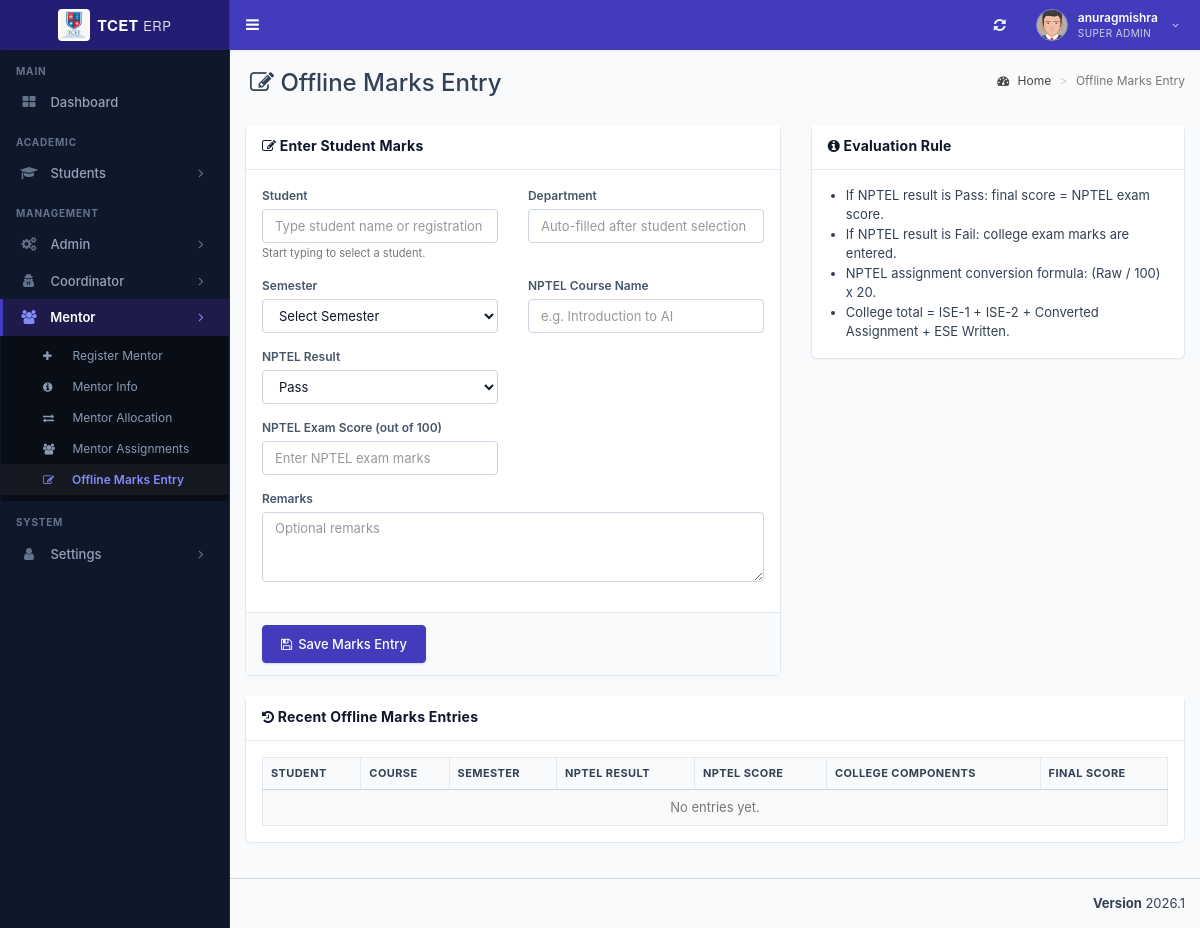
Screenshot of /admin/offline_marks_entry.php (signed in) with the database file from the repository.
### tables this page shows
CREATE TABLE `st_role_master` (
  `role_id` int(11) NOT NULL,
  `role_name` varchar(100) NOT NULL
);

CREATE TABLE `st_login` (
  `login_id` int(11) NOT NULL,
  `username` varchar(200) NOT NULL,
  `password` varchar(255) NOT NULL,
  `user_id` int(11) NOT NULL,
  `created_at` timestamp NOT NULL DEFAULT current_timestamp()
);

CREATE TABLE `st_user_master` (
  `user_id` int(11) NOT NULL,
  `user_name` varchar(150) NOT NULL,
  `email_id` varchar(200) NOT NULL,
  `phone_number` varchar(15) DEFAULT NULL,
  `department_id` int(11) NOT NULL,
  `role_id` int(11) NOT NULL,
  `student_id` int(11) NOT NULL,
  `is_first_login` tinyint(1) DEFAULT 1
);

CREATE TABLE `st_menu_master` (
  `menu_id` int(11) NOT NULL,
  `menu_name` varchar(100) NOT NULL,
  `menu_icon` varchar(100) NOT NULL DEFAULT 'fa fa-folder'
);

CREATE TABLE `st_sub_menu_master` (
  `sub_menu_id` int(11) NOT NULL,
  `menu_id` int(11) NOT NULL,
  `sort_order` int(11) NOT NULL DEFAULT 0,
  `sub_menu_name` varchar(100) NOT NULL,
  `sub_menu_icon` varchar(100) NOT NULL DEFAULT 'fa fa-angle-double-right',
  `sub_menu_route` varchar(255) NOT NULL DEFAULT '#'
);

### admin/offline_marks_entry.php (the view, shortened to what the rows shown need)
<?php
include "header/header.php";
?>
<div class="content-wrapper">
    <section class="content-header">
        <h1><i class="fa fa-pencil-square-o"></i> Offline Marks Entry</h1>
    </section>
    <section class="content">
        <div class="row">
            <div class="col-xs-12">
                <div class="box box-success">
                    <div class="box-body table-responsive no-padding">
                        <table class="table table-bordered table-striped">
                            <thead>
                                <tr>
                                    <th>Student</th>
                                    <th>Course</th>
                                    <th>Semester</th>
                                    <th>NPTEL Result</th>
                                    <th>NPTEL Score</th>
                                    <th>College Components</th>
                                    <th>Final Score</th>
                                </tr>
                            </thead>
                        </table>
                    </div>
                </div>
            </div>
        </div>
    </section>
</div>
<?php include "header/footer.php"; ?>

### admin/header/header.php (shortened to what the rows shown need)
<?php
require_once __DIR__ . "/../../database/db_connect.php";
$db_handle = new DBController();
$sessionLoginId = intval($_SESSION['user_login_id'] ?? $_SESSION['user_session'] ?? 0);
$username = '';
$userid = 0;
$usertype = 0;
$sql = "SELECT l.login_id, l.username, l.user_id, u.role_id, u.user_name, u.department_id, u.student_id, r.role_name
	    FROM st_login l
	    LEFT JOIN st_user_master u ON u.user_id = l.user_id
	    LEFT JOIN st_role_master r ON r.role_id = u.role_id
	    WHERE l.login_id='" . $sessionLoginId . "' LIMIT 1";
$result = mysqli_query($db_handle->conn, $sql);
if ($result && $result->num_rows > 0) {
	$row = $result->fetch_assoc();
	$username = $row['username'];
	$userid = intval($row['user_id']);
	$usertype = intval($row['role_id']);
}
$name = $username;
$profileSql = "SELECT COALESCE(NULLIF(TRIM(u.user_name), ''), l.username) AS user_name
			   FROM st_login l
			   LEFT JOIN st_user_master u ON u.user_id = l.user_id
			   WHERE l.user_id = $userid LIMIT 1";
$profileResult = mysqli_query($db_handle->conn, $profileSql);
if ($profileResult && ($profileRow = mysqli_fetch_assoc($profileResult))) {
	$profileName = trim((string)($profileRow['user_name'] ?? ''));
	if ($profileName !== '') {
		$name = $profileName;
	}
}
$sql = "SELECT role_name FROM st_role_master WHERE role_id = ? LIMIT 1";
$stmt = mysqli_prepare($db_handle->conn, $sql);
if ($stmt) {
	mysqli_stmt_bind_param($stmt, 'i', $usertype);
	mysqli_stmt_execute($stmt);
	$result = mysqli_stmt_get_result($stmt);
	if ($row = mysqli_fetch_assoc($result)) {
		$role_name = $row['role_name'];
	}
}
?>
<!DOCTYPE html>
<html>
<head>
	<link rel="stylesheet" href="bootstrap/css/bootstrap.min.css">
	<link rel="stylesheet" href="https://cdnjs.cloudflare.com/ajax/libs/font-awesome/4.5.0/css/font-awesome.min.css">
	<link rel="stylesheet" href="https://cdnjs.cloudflare.com/ajax/libs/ionicons/2.0.1/css/ionicons.min.css">
	<link rel="stylesheet" href="dist/css/AdminLTE.min.css">
	<link rel="stylesheet" href="dist/css/skins/_all-skins.min.css">
	<link rel="stylesheet" href="plugins/iCheck/flat/blue.css">
	<link rel="stylesheet" href="plugins/morris/morris.css">
	<link rel="stylesheet" href="plugins/jvectormap/jquery-jvectormap-1.2.2.css">
	<link rel="stylesheet" href="plugins/datepicker/datepicker3.css">
	<link rel="stylesheet" href="plugins/daterangepicker/daterangepicker.css">
	<link rel="stylesheet" href="plugins/bootstrap-wysihtml5/bootstrap3-wysihtml5.min.css">
	<link rel="stylesheet" href="css/erp-theme.css">
</head>
<body class="hold-transition skin-blue sidebar-mini main-content-responsive">
	<div class="wrapper">
		<header class="main-header">
			<nav class="navbar navbar-static-top" role="navigation">
				<div class="navbar-custom-menu">
					<ul class="nav navbar-nav">
						<li class="dropdown user user-menu">
							<a href="#" class="dropdown-toggle erp-header-user-btn" data-toggle="dropdown">
								<div class="erp-header-user-meta hidden-xs">
									<span class="erp-header-user-name"><?php echo htmlspecialchars($name !== '' ? $name : $username); ?></span>
									<span class="erp-header-user-role"><?php echo htmlspecialchars($role_name ?? 'User'); ?></span>
								</div>
							</a>
						</li>
					</ul>
				</div>
			</nav>
		</header>
		<aside class="main-sidebar">
			<section class="sidebar">
				<?php include_once "side_menu.php"; ?>
			</section>
		</aside>

### admin/header/side_menu.php (shortened to what the rows shown need)
<?php
if (!function_exists('sidebar_has_column')) {
function sidebar_has_column($conn, $table, $column)
{
	$escapedColumn = mysqli_real_escape_string($conn, $column);
	$result = mysqli_query($conn, "SHOW COLUMNS FROM $table LIKE '$escapedColumn'");
	$exists = ($result && mysqli_num_rows($result) > 0);
	return $exists;
}
}
$menuHasIconColumn = sidebar_has_column($db_handle->conn, 'st_menu_master', 'menu_icon');
$subMenuHasIconColumn = sidebar_has_column($db_handle->conn, 'st_sub_menu_master', 'sub_menu_icon');
$subMenuHasRouteColumn = sidebar_has_column($db_handle->conn, 'st_sub_menu_master', 'sub_menu_route');
$menuTree = array();
$menuIconSelect = $menuHasIconColumn
	? "COALESCE(NULLIF(TRIM(m.menu_icon), ''), 'fa fa-folder') AS menu_icon"
	: "'fa fa-folder' AS menu_icon";
$subMenuRouteSelect = $subMenuHasRouteColumn
	? "COALESCE(NULLIF(TRIM(sm.sub_menu_route), ''), '#') AS sub_menu_route"
	: "'#' AS sub_menu_route";
$subMenuIconSelect = $subMenuHasIconColumn
	? "COALESCE(NULLIF(TRIM(sm.sub_menu_icon), ''), 'fa fa-angle-double-right') AS sub_menu_icon"
	: "'fa fa-angle-double-right' AS sub_menu_icon";
$menuSql = "SELECT m.menu_id, m.menu_name, $menuIconSelect
			FROM st_menu_master m
			WHERE (
				EXISTS (
					SELECT 1
					FROM st_menu_allocation_master mar
					WHERE mar.menu_id = m.menu_id
					  AND mar.role_id = ?
					  AND mar.sub_menu_id IS NULL
				)
				OR EXISTS (
					SELECT 1
					FROM st_menu_allocation_master maa
					WHERE maa.menu_id = m.menu_id
					  AND maa.role_id = ?
					  AND maa.sub_menu_id IS NOT NULL
				)
			)
			ORDER BY m.menu_id";
$menuStmt = mysqli_prepare($db_handle->conn, $menuSql);
if ($menuStmt) {
	mysqli_stmt_bind_param($menuStmt, 'ii', $usertype, $usertype);
	mysqli_stmt_execute($menuStmt);
	$menuResult = mysqli_stmt_get_result($menuStmt);
	while ($menuRow = mysqli_fetch_assoc($menuResult)) {
		$menuId = (int) $menuRow['menu_id'];
		$menuTree[$menuId] = array(
			'menu_name' => $menuRow['menu_name'],
			'menu_icon' => $menuRow['menu_icon'],
			'submenus' => array()
		);
		$subSql = "SELECT sm.sub_menu_id, sm.sub_menu_name, $subMenuRouteSelect, $subMenuIconSelect
				   FROM st_sub_menu_master sm
				   WHERE sm.menu_id = ?
				   AND (
					   EXISTS (
						   SELECT 1
						   FROM st_menu_allocation_master mar
						   WHERE mar.sub_menu_id = sm.sub_menu_id
							 AND mar.role_id = ?
					   )
				   )
				   ORDER BY sm.sort_order ASC, sm.sub_menu_id ASC";
		$subStmt = mysqli_prepare($db_handle->conn, $subSql);
		if ($subStmt) {
			mysqli_stmt_bind_param($subStmt, 'ii', $menuId, $usertype);
			mysqli_stmt_execute($subStmt);
			$subResult = mysqli_stmt_get_result($subStmt);
			while ($subRow = mysqli_fetch_assoc($subResult)) {
				$subId = intval($subRow['sub_menu_id']);
				if (in_array($subId, array(51, 52, 53), true)) {
					continue;
				}
				$menuTree[$menuId]['submenus'][] = $subRow;
			}
		}
	}
}
?>
<ul class="sidebar-menu" id="sidebar-dynamic-menu">
<?php
$sidebarHomeRoute = ((int) ($usertype ?? 0) === 5) ? 'student_dashboard.php' : 'index.php';
$sidebarHomeLabel = ((int) ($usertype ?? 0) === 5) ? 'Dashboard' : 'Dashboard';
$sidebarHomeIcon = ((int) ($usertype ?? 0) === 5) ? 'fa fa-dashboard' : 'fa fa-th-large';
$currentScript = basename($_SERVER['PHP_SELF'] ?? '');
?>
<li class="header">MAIN</li>
<li class="<?php echo ($currentScript === 'index.php' || $currentScript === 'student_dashboard.php') ? 'active' : ''; ?>">
	<a href="<?php echo htmlspecialchars($sidebarHomeRoute); ?>">
		<i class="<?php echo htmlspecialchars($sidebarHomeIcon); ?>"></i>
		<span><?php echo htmlspecialchars($sidebarHomeLabel); ?></span>
	</a>
</li>
<?php
$renderedHeaders = array();
foreach ($menuTree as $menuId => $menuData) {
	$menuName = trim((string) $menuData['menu_name']);
	$menuLower = strtolower($menuName);
	$menuIcon = trim((string) $menuData['menu_icon']);
	$sectionGroup = '';
	if (in_array($menuLower, array('students', 'student', 'coordinator', 'academics', 'academic'), true)) {
		$sectionGroup = 'ACADEMIC';
	} elseif (in_array($menuLower, array('admin', 'mentor', 'management'), true)) {
		$sectionGroup = 'MANAGEMENT';
	} elseif (in_array($menuLower, array('settings', 'system'), true)) {
		$sectionGroup = 'SYSTEM';
	}
	if ($sectionGroup !== '' && !isset($renderedHeaders[$sectionGroup])) {
		echo '<li class="header">' . htmlspecialchars($sectionGroup) . '</li>';
		$renderedHeaders[$sectionGroup] = true;
	}
	$isMenuActive = false;
	if (!empty($menuData['submenus'])) {
		foreach ($menuData['submenus'] as $sub) {
			$routeBase = basename($sub['sub_menu_route'] ?? '');
			if ($routeBase !== '' && $routeBase !== '#' && strpos($currentScript, $routeBase) !== false) {
				$isMenuActive = true;
				break;
			}
		}
	}
?>
<li class="treeview <?php echo $isMenuActive ? 'active' : ''; ?>" data-menu-id="<?php echo $menuId; ?>" id="sidebar-menu-<?php echo $menuId; ?>">
	<a href="#">
		<i class="<?php echo htmlspecialchars($menuIcon); ?>" aria-hidden="true"></i>
		<span><?php echo htmlspecialchars(ucwords(strtolower($menuName))); ?></span>
		<span class="pull-right-container">
			<i class="fa fa-angle-right pull-right"></i>
		</span>
	</a>
	<ul class="treeview-menu" id="sidebar-submenu-<?php echo $menuId; ?>" <?php echo $isMenuActive ? 'style="display: block;"' : ''; ?>>
	<?php if (!empty($menuData['submenus'])) {
		foreach ($menuData['submenus'] as $subMenu) {
			$subId = intval($subMenu['sub_menu_id']);
			$subName = trim((string) $subMenu['sub_menu_name']);
			$subRoute = trim((string) ($subMenu['sub_menu_route'] ?? '#'));
			$subIcon = trim((string) ($subMenu['sub_menu_icon'] ?? 'fa fa-circle-o'));
			$isSubActive = ($subRoute !== '#' && basename($subRoute) === $currentScript);
	?>
		<li class="<?php echo $isSubActive ? 'active' : ''; ?>" data-sub-menu-id="<?php echo $subId; ?>" id="sidebar-submenu-item-<?php echo $subId; ?>">
			<a href="<?php echo htmlspecialchars($subRoute); ?>">
				<i class="<?php echo htmlspecialchars($subIcon); ?>"></i>
				<span><?php echo htmlspecialchars($subName); ?></span>
			</a>
		</li>
	<?php }
	} ?>
	</ul>
</li>
<?php } ?>
</ul>

### rows the page displays
st_role_master: role_name "SUPER ADMIN"
st_login: user.role_id "Dashboard"
st_menu_master: menu_name "ACADEMIC", menu_name "Students"
st_menu_master: menu_name "MANAGEMENT", menu_name "Admin"
st_menu_master: menu_name "Coordinator"
st_menu_master: menu_name "Mentor"
st_sub_menu_master: sub_menu_name "Register Mentor"
st_sub_menu_master: sub_menu_name "Mentor Info"
st_sub_menu_master: sub_menu_name "Mentor Allocation"
st_sub_menu_master: sub_menu_name "Mentor Assignments"
st_sub_menu_master: sub_menu_name "Offline Marks Entry"
st_menu_master: menu_name "SYSTEM", menu_name "Settings"

### other values shown
$name !== '' ? $name : $username "anuragmishra"
